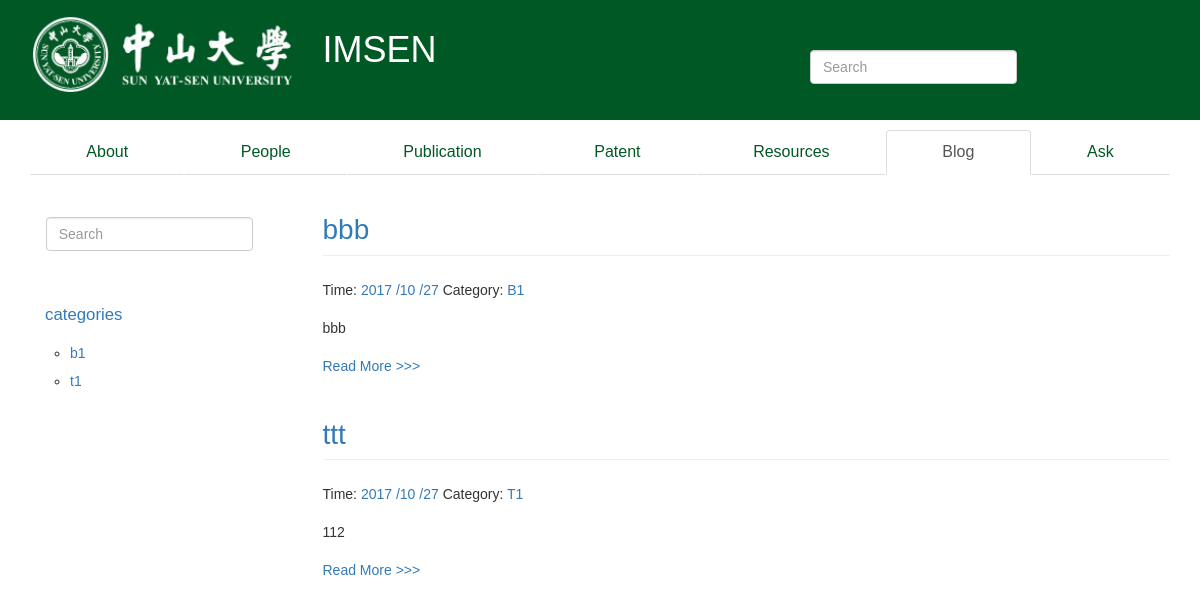
Screenshot of /blog/ with the database file from the repository.
### IMS/models.py (models this page shows, shortened)
class blog(models.Model):
    title = models.CharField(max_length=100)
    category = models.CharField(max_length=50, null=False)
    date_time = models.DateTimeField(default=timezone.now, null=False)
    content = models.TextField(null=False)
    class Meta:
        ordering = ['-date_time']

### IMS/views.py (the view)
# urls.py: url(r'^blog/$', IMSview.blogHome, name='blog'),
def blogHome(request):
    try:
        posts = blog.objects.all()
        categories = posts.values('category').distinct().order_by('category')
        paginator = Paginator(posts, 10)
        page = request.GET.get('page')
        try:
            postList = paginator.page(page)
        except PageNotAnInteger:
            postList = paginator.page(1)
        except EmptyPage:
            postList = paginator.page(paginator.num_pages)
        return render(request, 'blog.html', {'post_list': postList, 'categories': categories})
    except:
        return render(request, 'blog.html')

### templates/blog.html (shortened to what this page needs)
{% extends "base.html" %}
{% load markdown_deux_tags %}
{% block content %}
    <ul class="nav nav-tabs nav-justified" role="tablist">
        <li role="presentation"><a href="/about/">About</a></li>
        <li role="presentation"><a href="/people/">People</a></li>
        <li role="presentation"><a href="/publication/" role="tab">Publication</a></li>
        <li role="presentation"><a href="/patent/" role="tab">Patent</a></li>
        <li role="presentation"><a href="/resource">Resources</a></li>
        <li role="presentation" class="active"><a href="/blog/">Blog</a></li>
        <li role="presentation"><a href="/ask/">Ask</a></li>
    </ul>
    <div class="row">
        <div class="col-md-3">
            <div class="row-toolbar hidden-print hidden-xs hidden-sm" style="margin-top:16%; margin-left:6%;">
                <form class="form-inline" action="/blog/search/" method="get">
                    <div class="form-group">
                        <input type="text" class="form-control" placeholder="Search" name="search">
                    </div>
                </form>
            </div>
            <nav class="hidden-print hidden-xs hidden-sm">
                <ul class="nav bs-docs-sidenav">
                    <li>
                        <a href="#top" style="font-size:120%">categories</a>
                        <ul>
                            {% for item in categories %}
                            <li><a href="/blog/tag/{{ item.category }}">{{ item.category }}</a></li>
                            {% endfor %}
                        </ul>
                    </li>
                </ul>
            </nav>
        </div>
        <div class="posts col-md-9">
            {% for post in post_list %}
                {% if post.title != "" %}
                    <section class="post">
                    <header class="post-header">
                        <h2 class="post-title page-header"><a
                                href="{% url "blogDetail" id=post.id %}">{{ post.title }}</a></h2>
                        <p class="post-meta">
                            Time: <a class="post-author" href="#">{{ post.date_time |date:"Y /m /d" }}</a>
                            Category: <a class="post-category post-category-js"
                               href="{% url "blogTag" tag=post.category %}">{{ post.category|title }}</a>
                        </p>
                    </header>
                    <div class="post-description">
                        <p>
                            {{ post.content|markdown:'recipe'|truncatewords_html:10|striptags }}
                        </p>
                    </div>
                    <a href="{% url "blogDetail" id=post.id %}" role="button">Read More >>> </a>
                {% endif %}
            </section>
            {% endfor %}
        </div>
    </div>
{% endblock %}

### templates/base.html (style rules this page uses)
.nav-tabs { background-color: white; margin-top: 10px; }
.nav-tabs li >a { color: #005825; font-size: 16px; }
.bs-docs-sidenav { margin-top: 40px; }
.page-header { font-size: 28px; }
body { font-family:Arial,Georgia,TimesNewRoma; line-height:200% }

### rows the page displays
blog: title "bbb", date_time "2017 /10 /27", category "B1", content "bbb"
blog: title "ttt", date_time "2017 /10 /27", category "T1", content "112"

### other values shown
{{ item.category }} "b1" "t1"
